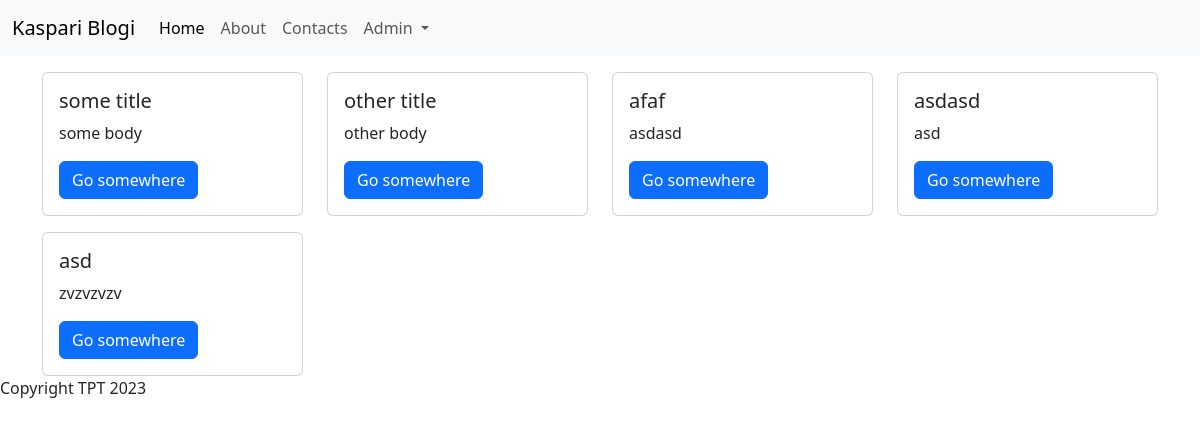
Before: / with the older database file.
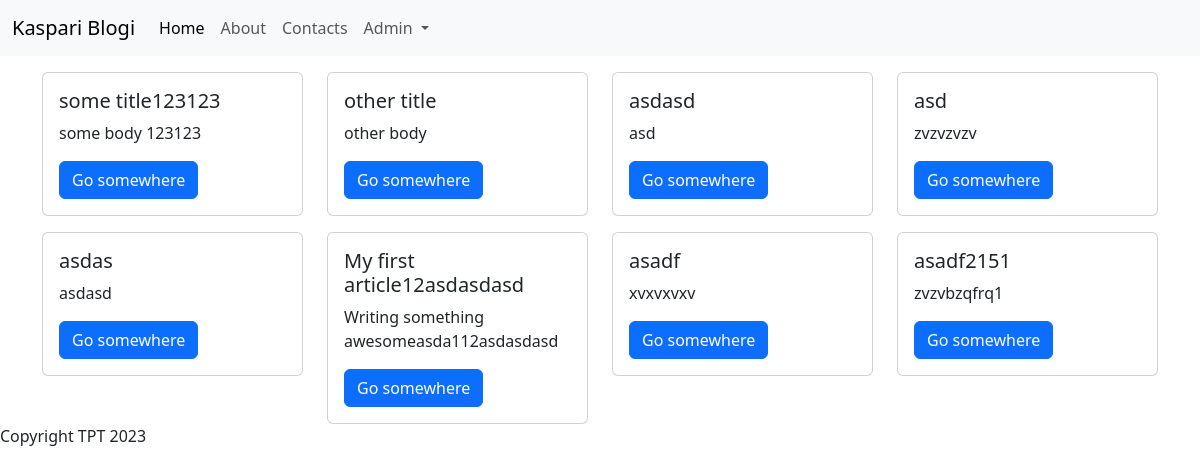
After: the same page with the newer database file.
### tables this page shows
CREATE TABLE "articles"
(
    id    integer
        constraint articles_pk
            primary key autoincrement,
    title text not null,
    body  text
);

### src/Router.php (called while the page is built, shortened)
<?php
class Router {
    public static $routes = [];
    public $path;
    public $method;
    public function __construct($path, $method)
    {
        $this->path = parse_url($path, PHP_URL_PATH);
        $this->method = $method;
    }
    public function match(){
        foreach(self::$routes as $route){
            if($route['path'] === $this->path && $route['method'] === $this->method){
                return $route;
            }
        }
    }
    public static function addRoute($method, $path, $action){
        self::$routes[] = [
            'method' => $method,
            'path' => $path,
            'action' => $action
        ];
    }
}

### src/Controllers/PublicController.php (called while the page is built, shortened)
<?php
class PublicController {
    public function index(){
        $articles = Article::all();
        include 'views/index.php';
    }
}

### src/DB.php (called while the page is built, shortened)
<?php
class DB {
    public $conn;
    public function __construct()
    {
        try {
            $this->conn = new PDO("sqlite:db.sqlite");
            $this->conn->setAttribute(PDO::ATTR_ERRMODE, PDO::ERRMODE_EXCEPTION);
        } catch(PDOException $e) {
            echo "Connection failed: " . $e->getMessage();
        }
    }
    public function all($table, $class){
        $stmt = $this->conn->prepare("SELECT * FROM $table");
        $stmt->execute();
        $stmt->setFetchMode(PDO::FETCH_CLASS, $class);
        return $stmt->fetchAll();
    }
}

### src/Models/Model.php (called while the page is built, shortened)
<?php
class Model {
    public static $table;
    public static function all(){
        $db = new DB();
        return $db->all(static::$table, static::class);
    }
}

### views/index.php (the view)
<?php include 'partials/header.php' ?>
<div class="row">
    <?php foreach($articles as $article): ?>
        <div class="col-3 mt-3">
            <div class="card">
                <div class="card-body">
                    <h5 class="card-title"><?=$article->title?></h5>
                    <p class="card-text"><?=$article->body?></p>
                    <a href="#" class="btn btn-primary">Go somewhere</a>
                </div>
            </div>
        </div>
    <?php endforeach; ?>
</div>
<?php include 'partials/footer.php' ?>

### public/index.php (shortened to what this page needs)
<?php
spl_autoload_register(function ($class){
    $class = substr($class, 4);
    $class = str_replace('\\', '/', $class);
});
$router = new App\Router($_SERVER['REQUEST_URI'], $_SERVER['REQUEST_METHOD']);
$match = $router->match();
if($match){
    if(is_callable($match['action'])){
        call_user_func($match['action']);
    } else if(is_array($match['action']) && count($match['action']) === 2){
        $controller = new $class();
        $method = $match['action'][1];
        $controller->$method();
    }
} else {
    http_response_code(404);
    include 'views/404.php';
}

### views/partials/header.php (shortened to what this page needs)
<!DOCTYPE html>
<html lang="en">
<head>
    <link href="https://cdn.jsdelivr.net/npm/bootstrap@5.3.2/dist/css/bootstrap.min.css" rel="stylesheet">
</head>
<body>
    <?php include 'nav.php' ?>
<div class="container">

### views/partials/nav.php (shortened to what this page needs)
<nav class="navbar navbar-expand-lg bg-body-tertiary">
  <div class="container-fluid">
    <a class="navbar-brand" href="/">Kaspari Blogi</a>
    <div class="collapse navbar-collapse" id="navbarNav">
      <ul class="navbar-nav">
        <li class="nav-item">
          <a class="nav-link active" aria-current="page" href="/">Home</a>
        </li>
        <li class="nav-item">
          <a class="nav-link" href="/about">About</a>
        </li>
        <li class="nav-item">
          <a class="nav-link" href="/contacts">Contacts</a>
        </li>
        <li class="nav-item dropdown">
          <a class="nav-link dropdown-toggle" href="#" role="button" data-bs-toggle="dropdown" aria-expanded="false">
            Admin
          </a>
        </li>
      </ul>
    </div>
  </div>
</nav>

### views/partials/footer.php (shortened to what this page needs)
</div>
<footer>
    Copyright TPT 2023
</footer>
</body>
</html>

Changed rows visible on the page:
removed articles: title "afaf", body "asdasd"
changed articles: title "some title" → "some title123123"; body "some body" → "some body 123123"
added articles: title "asdas", body "asdasd"
added articles: title "My first article12asdasdasd", body "Writing something awesomeasda112asdasdasd"
added articles: title "asadf", body "xvxvxvxv"
added articles: title "asadf2151", body "zvzvbzqfrq1"
